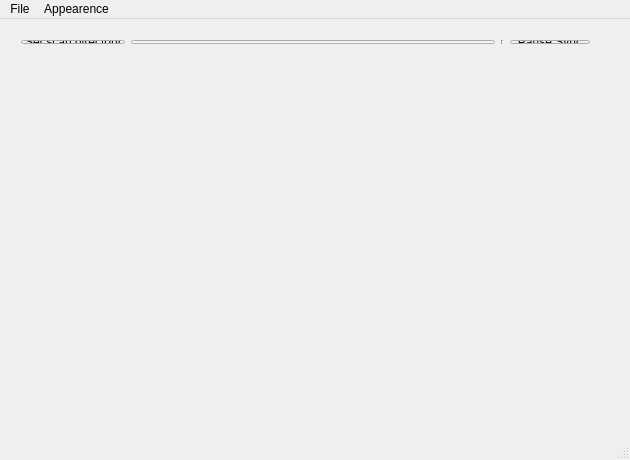
<?xml version="1.0" encoding="UTF-8"?>
<ui version="4.0">
 <class>MainWindow</class>
 <widget class="QMainWindow" name="MainWindow">
  <property name="geometry">
   <rect>
    <x>0</x>
    <y>0</y>
    <width>630</width>
    <height>460</height>
   </rect>
  </property>
  <property name="windowTitle">
   <string>FTP Transfer Client</string>
  </property>
  <property name="windowOpacity">
   <double>1.000000000000000</double>
  </property>
  <widget class="QWidget" name="centralWidget">
   <widget class="QWidget" name="layoutWidget">
    <property name="geometry">
     <rect>
      <x>10</x>
      <y>10</y>
      <width>591</width>
      <height>26</height>
     </rect>
    </property>
    <layout class="QHBoxLayout" name="topLayout">
     <item>
      <widget class="QPushButton" name="btn_path">
       <property name="text">
        <string>Set scan directory</string>
       </property>
       <property name="icon">
        <iconset resource="resource.qrc">
         <normaloff>:/icons/Folder.png</normaloff>:/icons/Folder.png</iconset>
       </property>
      </widget>
     </item>
     <item>
      <widget class="QLineEdit" name="txt_path"/>
     </item>
     <item>
      <widget class="Line" name="line">
       <property name="orientation">
        <enum>Qt::Vertical</enum>
       </property>
      </widget>
     </item>
     <item>
      <widget class="QPushButton" name="btnSync">
       <property name="text">
        <string>Pause Sync</string>
       </property>
       <property name="icon">
        <iconset resource="resource.qrc">
         <normaloff>:/icons/Pause.png</normaloff>:/icons/Pause.png</iconset>
       </property>
      </widget>
     </item>
    </layout>
   </widget>
  </widget>
  <widget class="QMenuBar" name="menuBar">
   <property name="geometry">
    <rect>
     <x>0</x>
     <y>0</y>
     <width>630</width>
     <height>21</height>
    </rect>
   </property>
   <widget class="QMenu" name="menuSettings">
    <property name="title">
     <string>File</string>
    </property>
    <addaction name="actionSettings"/>
    <addaction name="separator"/>
    <addaction name="action_Close"/>
   </widget>
   <widget class="QMenu" name="menuAppearence">
    <property name="title">
     <string>Appearence</string>
    </property>
    <addaction name="actionSwitch_Theme"/>
   </widget>
   <addaction name="menuSettings"/>
   <addaction name="menuAppearence"/>
  </widget>
  <widget class="QStatusBar" name="statusBar"/>
  <action name="actionSettings">
   <property name="icon">
    <iconset resource="resource.qrc">
     <normaloff>:/icons/Settings.png</normaloff>:/icons/Settings.png</iconset>
   </property>
   <property name="text">
    <string>Settings</string>
   </property>
  </action>
  <action name="actionSwitch_Theme">
   <property name="icon">
    <iconset resource="resource.qrc">
     <normaloff>:/icons/theme.png</normaloff>:/icons/theme.png</iconset>
   </property>
   <property name="text">
    <string>Switch Theme</string>
   </property>
   <property name="toolTip">
    <string>Change theme</string>
   </property>
  </action>
  <action name="action_Close">
   <property name="icon">
    <iconset resource="resource.qrc">
     <normaloff>:/icons/icons8-Close Window.png</normaloff>:/icons/icons8-Close Window.png</iconset>
   </property>
   <property name="text">
    <string>Close</string>
   </property>
  </action>
 </widget>
 <layoutdefault spacing="6" margin="11"/>
 <resources>
  <include location="resource.qrc"/>
 </resources>
 <connections>
  <connection>
   <sender>btn_path</sender>
   <signal>clicked()</signal>
   <receiver>MainWindow</receiver>
   <slot>onClickSetDirectory()</slot>
   <hints>
    <hint type="sourcelabel">
     <x>82</x>
     <y>46</y>
    </hint>
    <hint type="destinationlabel">
     <x>113</x>
     <y>341</y>
    </hint>
   </hints>
  </connection>
  <connection>
   <sender>btnSync</sender>
   <signal>clicked()</signal>
   <receiver>MainWindow</receiver>
   <slot>onChangeSyncState()</slot>
   <hints>
    <hint type="sourcelabel">
     <x>579</x>
     <y>45</y>
    </hint>
    <hint type="destinationlabel">
     <x>545</x>
     <y>175</y>
    </hint>
   </hints>
  </connection>
  <connection>
   <sender>txt_path</sender>
   <signal>editingFinished()</signal>
   <receiver>MainWindow</receiver>
   <slot>onDirPathChange()</slot>
   <hints>
    <hint type="sourcelabel">
     <x>249</x>
     <y>46</y>
    </hint>
    <hint type="destinationlabel">
     <x>246</x>
     <y>133</y>
    </hint>
   </hints>
  </connection>
 </connections>
 <slots>
  <slot>onChangeSyncState()</slot>
  <slot>onDirPathChange()</slot>
 </slots>
</ui>
